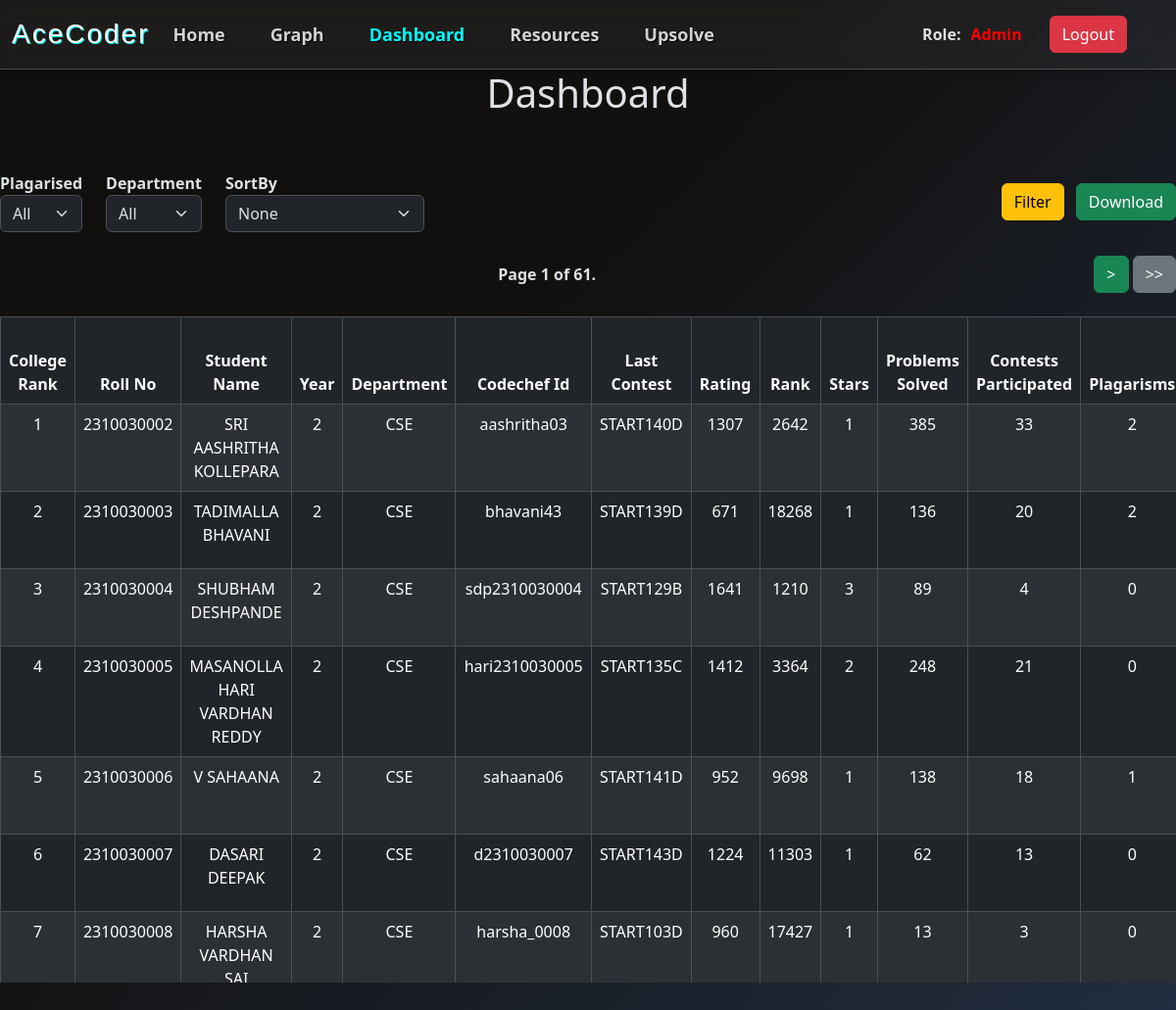
The page /dashboard (signed in) on the database its author committed.
### dashboard/models.py (models this page shows, shortened)
class Codechef_database(models.Model):
    student = models.ForeignKey("Student", on_delete=models.CASCADE, null=True)
    last_contest = models.CharField(max_length=10 ,null=True, blank=True)
    latest_rating = models.IntegerField(null=True, blank=True)
    latest_rank = models.IntegerField(null=True, blank=True)
    no_of_contests = models.IntegerField(null=True, blank=True)
    no_of_problems = models.IntegerField(null=True, blank=True)
    plagarisms = models.IntegerField(null=True, blank=True)
    contest_problems = models.CharField(max_length=1000, null=True, blank=True)
    stars = models.IntegerField(null=True, blank=True)

class Student(models.Model): # Model for Student database
    department_options = ( # Options for department field
        ('Ai&Ds', 'Ai&Ds'),
        ('CSE', 'CSE'),
        ('ECE', 'ECE'),
    )
    years_options = ( # Options for year field
        ('1', '1'),
        ('2', '2'),
        ('3', '3'),
        ('4', '4'),
    )
    sections_options = ( # Options for section field
        ('1', '1'),
        ('2', '2'),
        ('3', '3'),
        ('4', '4'),
        ('5', '5'),
        ('6', '6'),
        ('7', '7'),
        ('8', '8'),
        ('9', '9'),
    )
    name = models.CharField(max_length=200)
    roll_no = models.CharField(max_length=10)
    codechef_id = models.CharField(max_length=100, null=True)
    department = models.CharField(choices=department_options, max_length=5)
    year = models.CharField(choices=years_options, max_length=1)
    section = models.CharField(choices=sections_options, max_length=1)

### dashboard/decorators.py (the view, shortened to what this page needs)
    def _wrapped_view(request, *args, **kwargs):
        if not request.user.is_authenticated:
            messages.info(request, "Login to access Dashboard.")
            return redirect("home")
        is_admin = request.user.groups.filter(name='admin').exists()
        is_faculty = request.user.groups.filter(name='Faculty').exists()
        return view_func(request, *args, **kwargs)

### AceCoder/context_processors.py (called while the page is built)
def add_is_admin(request):
    is_admin = False
    is_faculty = False
    if request.user.is_authenticated:
        is_admin = request.user.groups.filter(name='admin').exists()
        is_faculty = request.user.groups.filter(name='Faculty').exists()
    return {'is_admin': is_admin, 'is_faculty': is_faculty}

### dashboard/views.py (called while the page is built, shortened)
@isadmindashboard
def dashboard(request):
    details = Codechef_database.objects.all().order_by('student__roll_no')
    plag = request.GET.get('plagarised', 'All')
    depart = request.GET.get('department', 'All')
    sortby = request.GET.get('sorting', 'None')
    download = request.GET.get('download', 'False')
    if depart != 'All':
        details = details.filter(student__department=depart)
    if plag != 'All':
        details = details.filter(plagarisms__gt=0) if plag == 'Yes' else details.filter(plagarisms=0)
    if download != 'False':
        return download_details_all(details)
    paginator = Paginator(details, 10)
    page = request.GET.get('page')
    details = paginator.get_page(page)
    return render(request, "dashboard.html", {"details": details, "plag": plag, "sortby": sortby, "depart": depart})

### templates/dashboard.html (shortened to what this page needs)
{% extends "base.html" %}
{% block content %}
<h1 style="text-align: center">Dashboard</h1>
<br><br>
<form action="{% url 'dashboard' %}" method="GET">
    <div class="row align-items-center">
        <div class="col-auto">
            <label for="plagarised" style="font-weight: bold">Plagarised</label>
            <select name="plagarised" id="plagarised" class="form-select">
                <option value="All" {% if plag == 'All' %}selected{% endif %}>All</option>
            </select>
        </div>
        <div class="col-auto">
            <label for="department" style="font-weight: bold">Department</label>
            <select name="department" id="department" class="form-select">
                <option value="All" {% if depart == 'All' %}selected{% endif %}>All</option>
            </select>
        </div>
        <div class="col-auto">
            <label for="sorting" style="font-weight: bold">SortBy</label>
            <select name="sorting" id="sorting" class="form-select">
                <option value="None" {% if sortby == 'None' %}selected{% endif %}>None</option>
            </select>
        </div>
        <div class="col-auto ms-auto">
            <button type="submit" class="btn btn-warning">Filter</button>
            <button id="download" name="download" value="download" class="btn btn-success ms-2">Download</button>
        </div>
    </div>
    <br>
    <div class="row">
        <div class="d-flex justify-content-between align-items-center">
            <div>
                {% if details.has_other_pages %}
                    <span class="current" style="font-weight: bold">
                        Page {{ details.number }} of {{ details.paginator.num_pages }}.
                    </span>
                {% endif %}
            </div>
            <div>
                {% if details.has_next %}
                    <button type="submit" name="page" value="{{ details.next_page_number }}" class="btn btn-success">></button>
                    <button type="submit" name="page" value="{{ details.paginator.num_pages }}" class="btn btn-secondary">>></button>
                {% endif %}
            </div>
        </div>
    </div>
</form>
<br>
<div class="table-responsive" style="max-height: 680px; overflow-y: auto;">
    <table class="table table-striped table-bordered">
        <thead class="background-white">
            <tr style="text-align: center">
                <th>College Rank</th>
                <th>Roll No</th>
                <th>Student Name</th>
                <th>Year</th>
                <th>Department</th>
                <th>Codechef Id</th>
                <th>Last Contest</th>
                <th>Rating</th>
                <th>Rank</th>
                <th>Stars</th>
                <th>Problems Solved</th>
                <th>Contests Participated</th>
                <th>Plagarisms</th>
            </tr>
        </thead>
        <tbody>
            {% for student in details %}
            <tr style="text-align: center">
                <td>{{ forloop.counter }}</td>
                <td>{{student.student.roll_no}}</td>
                <td>{{student.student.name}}</td>
                <td>{{student.student.year}}</td>
                <td>{{student.student.department}}</td>
                <td>{{student.student.codechef_id}}</td>
                <td>{{student.last_contest}}</td>
                <td>{{student.latest_rating}}</td>
                <td>{{student.latest_rank}}</td>
                <td>{{student.stars}}</td>
                <td>{{student.no_of_problems}}</td>
                <td>{{student.no_of_contests}}</td>
                <td>{{student.plagarisms}}</td>
            </tr>
            {% endfor %}
        </tbody>
    </table>
</div>
{% endblock %}

### templates/base.html (style rules this page uses)
html, body { min-height: 100vh; margin: 0; }

### rows shown on the page
Codechef_database: student.roll_no "2310030002", student.name "SRI AASHRITHA KOLLEPARA", student.year "2", student.department "CSE", student.codechef_id "aashritha03", last_contest "START140D", latest_rating "1307", latest_rank "2642", stars "1", no_of_problems "385", no_of_contests "33", plagarisms "2"
Codechef_database: student.roll_no "2310030003", student.name "TADIMALLA BHAVANI", student.year "2", student.department "CSE", student.codechef_id "bhavani43", last_contest "START139D", latest_rating "671", latest_rank "18268", stars "1", no_of_problems "136", no_of_contests "20", plagarisms "2"
Codechef_database: student.roll_no "2310030004", student.name "SHUBHAM DESHPANDE", student.year "2", student.department "CSE", student.codechef_id "sdp2310030004", last_contest "START129B", latest_rating "1641", latest_rank "1210", stars "3", no_of_problems "89", no_of_contests "4", plagarisms "0"
Codechef_database: student.roll_no "2310030005", student.name "MASANOLLA HARI VARDHAN REDDY", student.year "2", student.department "CSE", student.codechef_id "hari2310030005", last_contest "START135C", latest_rating "1412", latest_rank "3364", stars "2", no_of_problems "248", no_of_contests "21", plagarisms "0"
Codechef_database: student.roll_no "2310030006", student.name "V SAHAANA", student.year "2", student.department "CSE", student.codechef_id "sahaana06", last_contest "START141D", latest_rating "952", latest_rank "9698", stars "1", no_of_problems "138", no_of_contests "18", plagarisms "1"
Codechef_database: student.roll_no "2310030007", student.name "DASARI DEEPAK", student.year "2", student.department "CSE", student.codechef_id "d2310030007", last_contest "START143D", latest_rating "1224", latest_rank "11303", stars "1", no_of_problems "62", no_of_contests "13", plagarisms "0"
Codechef_database: student.roll_no "2310030008", student.name "HARSHA VARDHAN…", student.year "2", student.department "CSE", student.codechef_id "harsha_0008", last_contest "START103D", latest_rating "960", latest_rank "17427", stars "1", no_of_problems "13", no_of_contests "3", plagarisms "0"

### other values the page prints
{{ details.number }} "1"
{{ details.paginator.num_pages }} "61"
